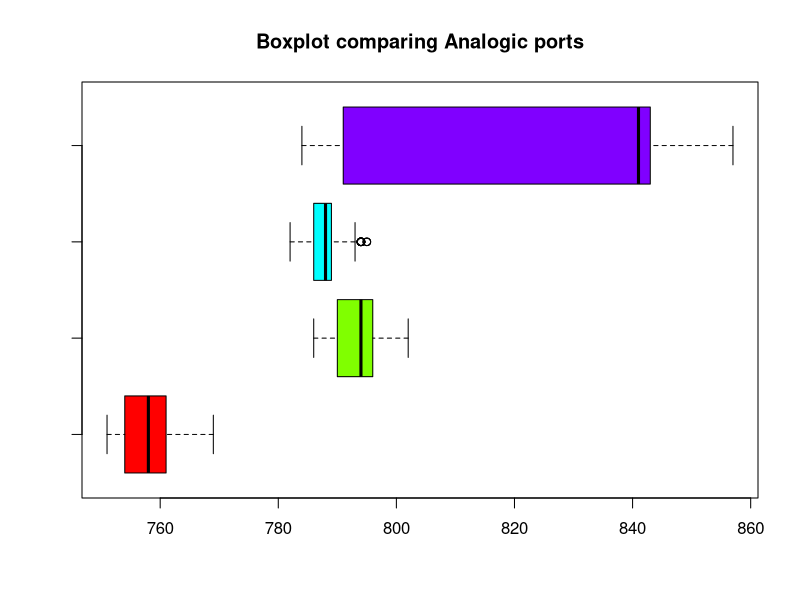
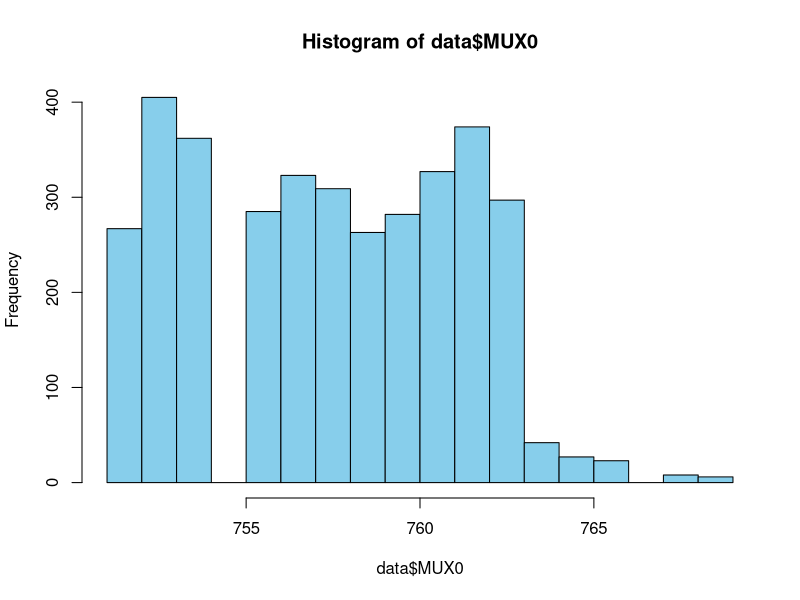

Write the R code that produced these figures, in order.
library(psych)


setwd("~/Development/babilonia/research/mux-capacitive")

data <- read.csv("./air00001.csv", head = TRUE, sep=",")

#head(data)
summary(data)
describe(data)

boxplot(data$MUX0,data$MUX1,data$MUX2,data$MUX3,
        main="Boxplot comparing Analogic ports",
        col= rainbow(4),
        horizontal = TRUE)

hist(data$MUX0,col='skyblue')
hist(data$MUX6,add=T, col='red')
